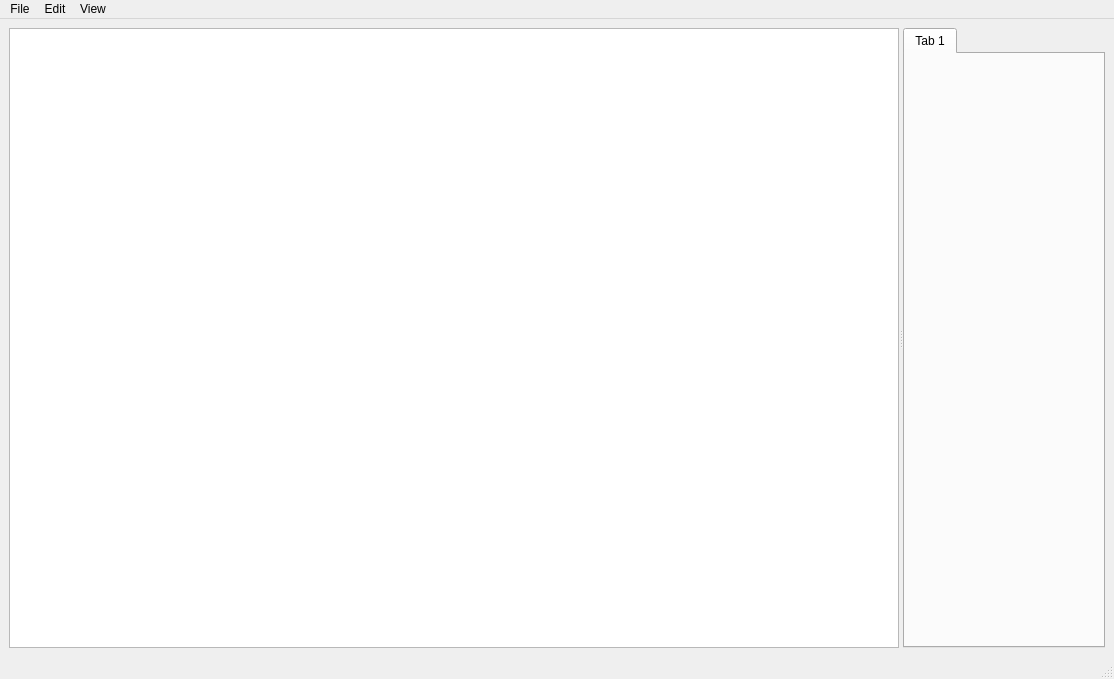
<?xml version="1.0" encoding="UTF-8"?>
<ui version="4.0">
 <class>MainWindow</class>
 <widget class="QMainWindow" name="MainWindow">
  <property name="enabled">
   <bool>true</bool>
  </property>
  <property name="geometry">
   <rect>
    <x>0</x>
    <y>0</y>
    <width>1114</width>
    <height>679</height>
   </rect>
  </property>
  <property name="acceptDrops">
   <bool>true</bool>
  </property>
  <property name="windowTitle">
   <string>Cremniy</string>
  </property>
  <property name="animated">
   <bool>true</bool>
  </property>
  <widget class="QWidget" name="centralwidget">
   <property name="enabled">
    <bool>true</bool>
   </property>
   <property name="sizePolicy">
    <sizepolicy hsizetype="Expanding" vsizetype="Expanding">
     <horstretch>0</horstretch>
     <verstretch>0</verstretch>
    </sizepolicy>
   </property>
   <layout class="QHBoxLayout" name="horizontalLayout">
    <item>
     <widget class="QSplitter" name="splitter">
      <property name="sizePolicy">
       <sizepolicy hsizetype="Expanding" vsizetype="Expanding">
        <horstretch>0</horstretch>
        <verstretch>0</verstretch>
       </sizepolicy>
      </property>
      <property name="orientation">
       <enum>Qt::Orientation::Horizontal</enum>
      </property>
      <widget class="FileTreeView" name="treeView"/>
      <widget class="FilesTabWidget" name="filesTabWidget">
       <property name="currentIndex">
        <number>0</number>
       </property>
       <widget class="QWidget" name="tab">
        <attribute name="title">
         <string>Tab 1</string>
        </attribute>
        <layout class="QHBoxLayout" name="horizontalLayout_2"/>
       </widget>
      </widget>
     </widget>
    </item>
   </layout>
  </widget>
  <widget class="QMenuBar" name="menubar">
   <property name="enabled">
    <bool>true</bool>
   </property>
   <property name="geometry">
    <rect>
     <x>0</x>
     <y>0</y>
     <width>1114</width>
     <height>21</height>
    </rect>
   </property>
   <widget class="QMenu" name="menuFile">
    <property name="title">
     <string>File</string>
    </property>
    <addaction name="actionNew_Project"/>
    <addaction name="actionOpen_Project"/>
    <addaction name="separator"/>
    <addaction name="actionSave_File"/>
   </widget>
   <widget class="QMenu" name="menuEdit">
    <property name="title">
     <string>Edit</string>
    </property>
   </widget>
   <widget class="QMenu" name="menuView">
    <property name="title">
     <string>View</string>
    </property>
   </widget>
   <addaction name="menuFile"/>
   <addaction name="menuEdit"/>
   <addaction name="menuView"/>
  </widget>
  <widget class="QStatusBar" name="statusbar">
   <property name="enabled">
    <bool>true</bool>
   </property>
  </widget>
  <action name="actionNew_Project">
   <property name="text">
    <string>New Project</string>
   </property>
   <property name="whatsThis">
    <string/>
   </property>
   <property name="iconVisibleInMenu">
    <bool>true</bool>
   </property>
  </action>
  <action name="actionOpen_Project">
   <property name="text">
    <string>Open Project</string>
   </property>
  </action>
  <action name="actionSave_File">
   <property name="enabled">
    <bool>true</bool>
   </property>
   <property name="text">
    <string>Save File</string>
   </property>
   <property name="visible">
    <bool>true</bool>
   </property>
   <property name="iconVisibleInMenu">
    <bool>true</bool>
   </property>
  </action>
 </widget>
 <customwidgets>
  <customwidget>
   <class>FileTreeView</class>
   <extends>QTreeView</extends>
   <header>filetreeview.h</header>
  </customwidget>
  <customwidget>
   <class>FilesTabWidget</class>
   <extends>QTabWidget</extends>
   <header>filestabwidget.h</header>
   <container>1</container>
  </customwidget>
 </customwidgets>
 <resources/>
 <connections/>
</ui>
